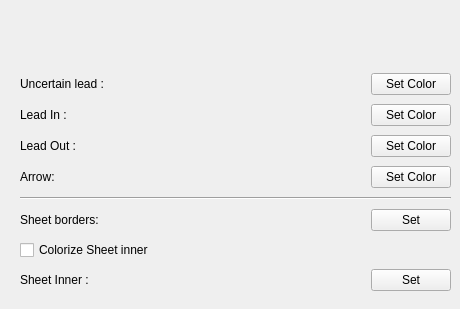
      <widget class="QWidget" name="page_3">
       <widget class="QWidget" name="verticalLayoutWidget_4">
        <property name="geometry">
         <rect>
          <x>20</x>
          <y>70</y>
          <width>431</width>
          <height>230</height>
         </rect>
        </property>
        <layout class="QVBoxLayout" name="verticalLayout_4">
         <item>
          <layout class="QHBoxLayout" name="horizontalLayLeadUncer">
           <item>
            <widget class="QLabel" name="label_27">
             <property name="text">
              <string>Uncertain lead :</string>
             </property>
             <property name="buddy">
              <cstring>penPB_6</cstring>
             </property>
            </widget>
           </item>
           <item>
            <spacer name="horizoUncerlead">
             <property name="orientation">
              <enum>Qt::Horizontal</enum>
             </property>
             <property name="sizeType">
              <enum>QSizePolicy::Expanding</enum>
             </property>
             <property name="sizeHint" stdset="0">
              <size>
               <width>100</width>
               <height>20</height>
              </size>
             </property>
            </spacer>
           </item>
           <item>
            <widget class="QPushButton" name="penPB_6">
             <property name="text">
              <string>Set Color</string>
             </property>
            </widget>
           </item>
          </layout>
         </item>
         <item>
          <layout class="QHBoxLayout" name="horizontalLayout_10">
           <item>
            <widget class="QLabel" name="label_14">
             <property name="text">
              <string>Lead In :</string>
             </property>
             <property name="buddy">
              <cstring>penPB_2</cstring>
             </property>
            </widget>
           </item>
           <item>
            <spacer name="horizontalSpac_6">
             <property name="orientation">
              <enum>Qt::Horizontal</enum>
             </property>
             <property name="sizeType">
              <enum>QSizePolicy::Expanding</enum>
             </property>
             <property name="sizeHint" stdset="0">
              <size>
               <width>100</width>
               <height>20</height>
              </size>
             </property>
            </spacer>
           </item>
           <item>
            <widget class="QPushButton" name="penPB_2">
             <property name="text">
              <string>Set Color</string>
             </property>
            </widget>
           </item>
          </layout>
         </item>
         <item>
          <layout class="QHBoxLayout" name="horizontalLayout_19">
           <item>
            <widget class="QLabel" name="label_22">
             <property name="text">
              <string>Lead Out :</string>
             </property>
             <property name="buddy">
              <cstring>penPB_3</cstring>
             </property>
            </widget>
           </item>
           <item>
            <spacer name="horizoalSpacer_6">
             <property name="orientation">
              <enum>Qt::Horizontal</enum>
             </property>
             <property name="sizeType">
              <enum>QSizePolicy::Expanding</enum>
             </property>
             <property name="sizeHint" stdset="0">
              <size>
               <width>100</width>
               <height>20</height>
              </size>
             </property>
            </spacer>
           </item>
           <item>
            <widget class="QPushButton" name="penPB_3">
             <property name="text">
              <string>Set Color</string>
             </property>
            </widget>
           </item>
          </layout>
         </item>
         <item>
          <layout class="QHBoxLayout" name="horizontalLayout_20">
           <item>
            <widget class="QLabel" name="label_23">
             <property name="text">
              <string>Arrow:</string>
             </property>
             <property name="buddy">
              <cstring>penPB_4</cstring>
             </property>
            </widget>
           </item>
           <item>
            <spacer name="hozontalSpacer_6">
             <property name="orientation">
              <enum>Qt::Horizontal</enum>
             </property>
             <property name="sizeType">
              <enum>QSizePolicy::Expanding</enum>
             </property>
             <property name="sizeHint" stdset="0">
              <size>
               <width>100</width>
               <height>20</height>
              </size>
             </property>
            </spacer>
           </item>
           <item>
            <widget class="QPushButton" name="penPB_4">
             <property name="text">
              <string>Set Color</string>
             </property>
            </widget>
           </item>
          </layout>
         </item>
         <item>
          <widget class="Line" name="line_2">
           <property name="orientation">
            <enum>Qt::Horizontal</enum>
           </property>
          </widget>
         </item>
         <item>
          <layout class="QHBoxLayout" name="horizontalLayout_22">
           <item>
            <widget class="QLabel" name="label_30">
             <property name="text">
              <string>Sheet borders:</string>
             </property>
             <property name="buddy">
              <cstring>sheetPenPB</cstring>
             </property>
            </widget>
           </item>
           <item>
            <spacer name="horizontalSpacer_12">
             <property name="orientation">
              <enum>Qt::Horizontal</enum>
             </property>
             <property name="sizeHint" stdset="0">
              <size>
               <width>40</width>
               <height>20</height>
              </size>
             </property>
            </spacer>
           </item>
           <item>
            <widget class="QPushButton" name="sheetPenPB">
             <property name="text">
              <string>Set</string>
             </property>
            </widget>
           </item>
          </layout>
         </item>
         <item>
          <widget class="QCheckBox" name="InnerColorSheetCHK">
           <property name="text">
            <string>Colorize Sheet inner </string>
           </property>
          </widget>
         </item>
         <item>
          <layout class="QHBoxLayout" name="horizontalLayout_16">
           <item>
            <widget class="QLabel" name="label_29">
             <property name="text">
              <string>Sheet Inner :</string>
             </property>
             <property name="buddy">
              <cstring>sheetBrushPB</cstring>
             </property>
            </widget>
           </item>
           <item>
            <spacer name="horizontalSpacer_13">
             <property name="orientation">
              <enum>Qt::Horizontal</enum>
             </property>
             <property name="sizeHint" stdset="0">
              <size>
               <width>40</width>
               <height>20</height>
              </size>
             </property>
            </spacer>
           </item>
           <item>
            <widget class="QPushButton" name="sheetBrushPB">
             <property name="text">
              <string>Set</string>
             </property>
            </widget>
           </item>
          </layout>
         </item>
        </layout>
       </widget>
      </widget>
